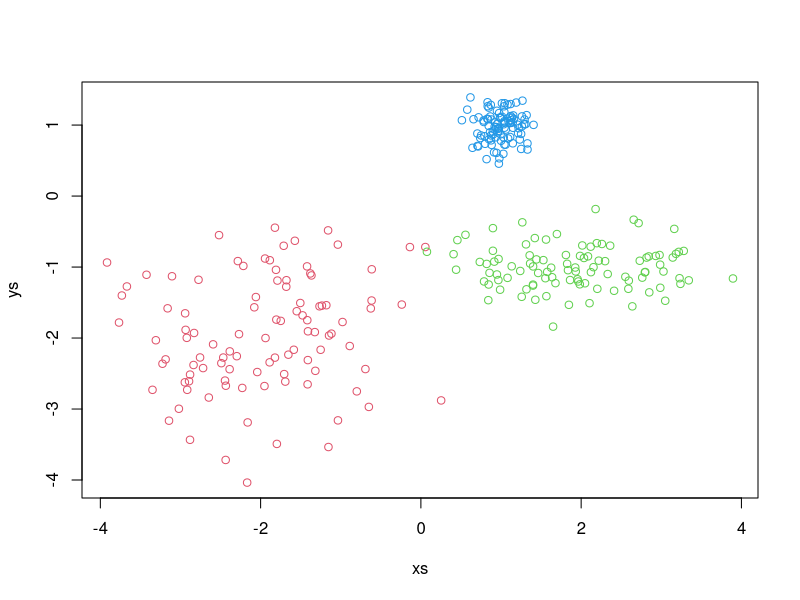
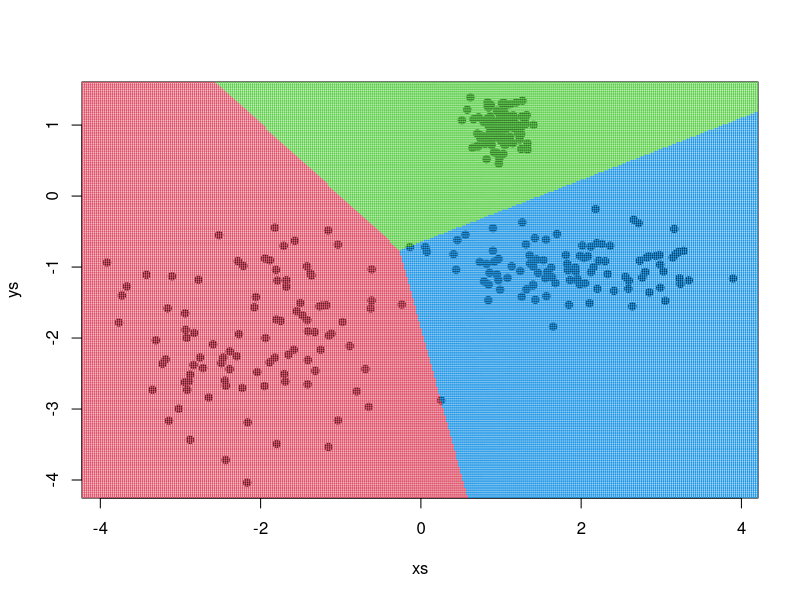
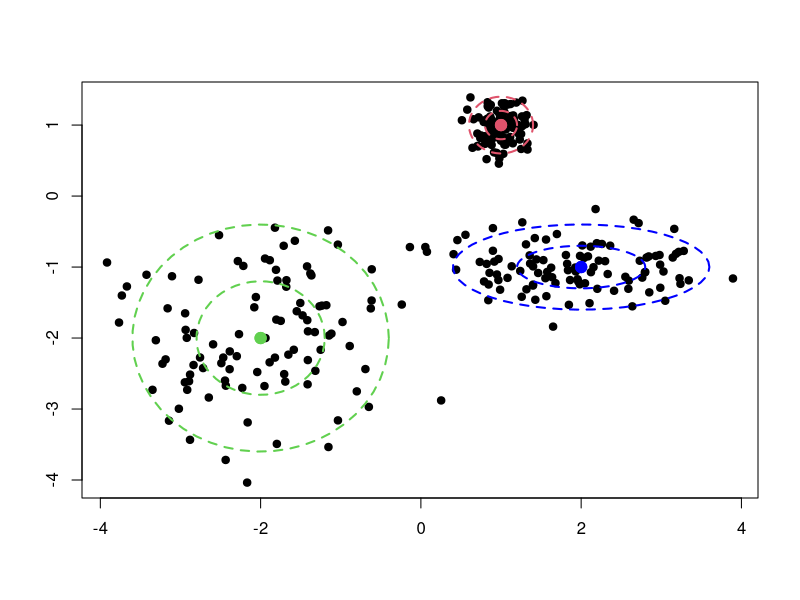
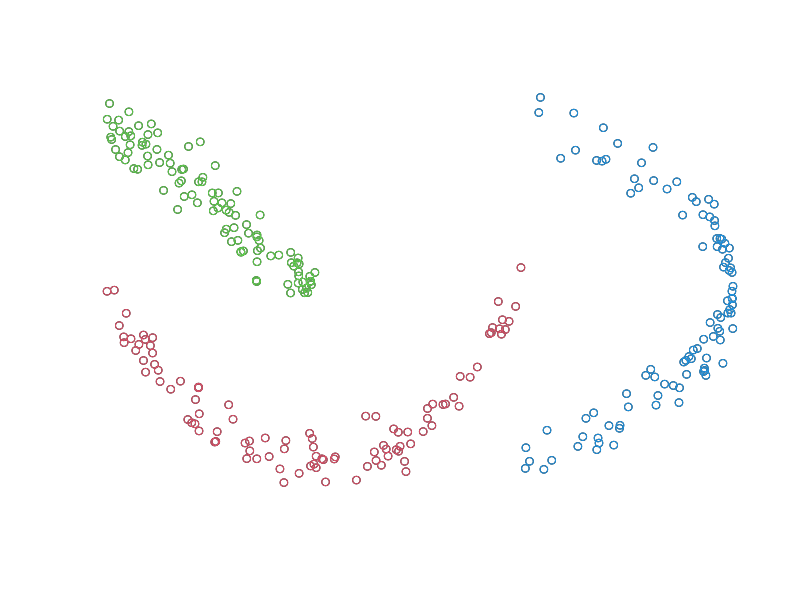

These charts were generated, in order, by the following R code:
# Kieran Lee - Feb 2023
# Performs k-means clustering for some 2D data from a Gaussian mixture model,
# also creates plot to indicate shape of clusters.

# data generation
N <- 300
xs <- matrix(NA,1,N)
ys <- matrix(NA,1,N)
xs[1:100] <- rnorm(100,-2,0.8)
ys[1:100] <- rnorm(100,-2,0.8)
xs[101:200] <- rnorm(100,2,0.8)
ys[101:200] <- rnorm(100,-1,0.3)
xs[201:300] <- rnorm(100,1,0.2)
ys[201:300] <- rnorm(100,1,0.2)
cl <- c(matrix(1,1,100),matrix(2,1,100),matrix(3,1,100))
plot(xs,ys,col=cl+1)
#kmeans
init <- sample(1:100,3)
muxs <- xs[init]
muys <- ys[init]
for (i in 1:10) {
  alloc <- matrix(1,1,300)
  for (j in 1:300) {
    dist <- (xs[j]-muxs[1])^2+(ys[j]-muys[1])^2
    for (k in 2:3) {
      if ((xs[j]-muxs[k])^2+(ys[j]-muys[k])^2<dist) {
        alloc[j] <- k
        if (k==2) {
          dist <- (xs[j]-muxs[k])^2+(ys[j]-muys[k])^2
        }
      }
    }
  }
  for (k in 1:3) {
    if (!is.na(sum(alloc==k))){
      muxs[k] <- sum(xs[alloc==k])/sum(alloc==k)
      muys[k] <- sum(ys[alloc==k])/sum(alloc==k)
    }
  }
}
# plot(xs,ys,col=alloc+1)
# points(muxs,muys,pch=4)
# abline(0.5*(muys[2]^2-muys[1]^2+muxs[2]^2-muxs[1]^2)/(muys[2]-muys[1]),(muxs[1]-muxs[2])/(muys[2]-muys[1]))
# abline(0.5*(muys[3]^2-muys[1]^2+muxs[3]^2-muxs[1]^2)/(muys[3]-muys[1]),(muxs[1]-muxs[3])/(muys[3]-muys[1]))
# abline(0.5*(muys[2]^2-muys[3]^2+muxs[2]^2-muxs[3]^2)/(muys[2]-muys[3]),(muxs[3]-muxs[2])/(muys[2]-muys[3]))
xgrid <- seq(-5,5,0.025)
ygrid <- seq(-5,2,0.025)
grid <- matrix(1,length(xgrid),length(ygrid))
for (i in 1:length(xgrid)) {
  for (j in 1:length(ygrid)) {
    dist <- (xgrid[i]-muxs[1])^2+(ygrid[j]-muys[1])^2
    for (k in 2:3) {
      if ((xgrid[i]-muxs[k])^2+(ygrid[j]-muys[k])^2<dist) {
        grid[i,j] <- k
        if (k==2) {
          dist <- (xgrid[i]-muxs[k])^2+(ygrid[j]-muys[k])^2
        }
      }
    }
  }
}
plot(xs,ys,pch=19)
for (i in 1:length(xgrid)) {
  points(matrix(xgrid[i],1,length(ygrid)),ygrid,col=grid[i,]+1,pch=19,cex=0.1)
}
# Plot confidence intervals
library(car)
plot(xs,ys,pch=19,ann=F)
ellipse(c(-2,-2),matrix(c(0.8,0,0,0.8),2,2)^2,1,col=3,lty=2)
ellipse(c(-2,-2),matrix(c(1.6,0,0,1.6),2,2)^2,1,col=3,lty=2)
ellipse(c(2,-1),matrix(c(0.8,0,0,0.3),2,2)^2,1,lty=2)
ellipse(c(2,-1),matrix(c(1.6,0,0,0.6),2,2)^2,1,lty=2)
ellipse(c(1,1),matrix(c(0.2,0,0,0.2),2,2)^2,1,col=2,lty=2)
ellipse(c(1,1),matrix(c(0.4,0,0,0.4),2,2)^2,1,col=2,lty=2)

## Connected clusters
N <- 300
xs <- matrix(NA,1,N)
ys <- matrix(NA,1,N)
xs[1:100]  <- runif(100,0,2)
xs[101:200]  <- runif(100,0,1)
ys[201:300]  <- runif(100,0,2)

# Cluster 1
for (i in 1:100) {
  ys[i] <- (xs[i]-1)^2
}
# Cluster 2
for (i in 101:200) {
  ys[i] <- 2-xs[i]
}
# Cluster 3
for (i in 201:300) {
  xs[i] <- 3-(ys[i]-1)^2
}
# Apply noise
ys <- ys + rnorm(300,0,0.1)
plot(xs,ys,axes=F,xlab='',ylab='')
for (k in 1:3) {
  points(xs[(100*(k-1)+1):(100*k)],ys[(100*(k-1)+1):(100*k)],col=k+1)
}
